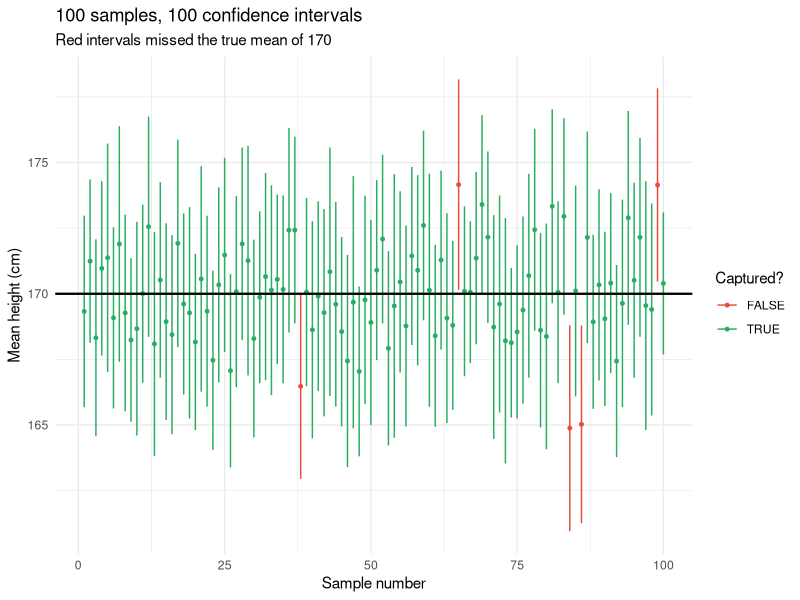

This chart was generated by the following R code:
## ---- chunk 1
#| echo: true

set.seed(301)
heights <- rnorm(30, mean = 170, sd = 10)   # our one sample

x_bar <- mean(heights)
s     <- sd(heights)
n     <- length(heights)
se    <- s / sqrt(n)

# Use the t distribution: sigma is unknown and n is small
t_crit <- qt(0.975, df = n - 1)

ci <- c(x_bar - t_crit * se, x_bar + t_crit * se)
round(c(mean = x_bar, se = se, lower = ci[1], upper = ci[2]), 2)
## ---- chunk 2
#| echo: true

# t.test() computes the same interval (and much more - see Week 9)
t.test(heights)$conf.int

# Change the confidence level
t.test(heights, conf.level = 0.99)$conf.int

# CI for a proportion: 42 successes out of 100 trials
prop.test(42, 100)$conf.int
## ---- chunk 3
#| echo: true
#| fig-width: 11
#| fig-height: 4
library(tidyverse)

set.seed(301)

# Build 100 confidence intervals from 100 different samples
cis <- map_dfr(1:100, function(i) {
  s  <- rnorm(30, mean = 170, sd = 10)
  tt <- t.test(s)
  tibble(trial = i, est = mean(s),
         lower = tt$conf.int[1], upper = tt$conf.int[2])
}) %>%
  mutate(captures = lower <= 170 & upper >= 170)

cat("Intervals containing the true mean:", sum(cis$captures), "out of 100\n")
## ---- chunk 4
#| echo: false
#| fig-width: 11
#| fig-height: 4

set.seed(301)

# Build 100 confidence intervals from 100 different samples
cis <- map_dfr(1:100, function(i) {
  s  <- rnorm(30, mean = 170, sd = 10)
  tt <- t.test(s)
  tibble(trial = i, est = mean(s),
         lower = tt$conf.int[1], upper = tt$conf.int[2])
}) %>%
  mutate(captures = lower <= 170 & upper >= 170)

#cat("Intervals containing the true mean:", sum(cis$captures), "out of 100\n")

ggplot(cis, aes(trial, est, color = captures)) +
  geom_errorbar(aes(ymin = lower, ymax = upper), width = 0) +
  geom_point(size = 1) +
  geom_hline(yintercept = 170, color = "black", linewidth = 0.8) +
  scale_color_manual(values = c("FALSE" = "#E74C3C", "TRUE" = "#27AE60")) +
  labs(title = "100 samples, 100 confidence intervals",
       subtitle = "Red intervals missed the true mean of 170",
       x = "Sample number", y = "Mean height (cm)", color = "Captured?") +
  theme_minimal(base_size = 11)
